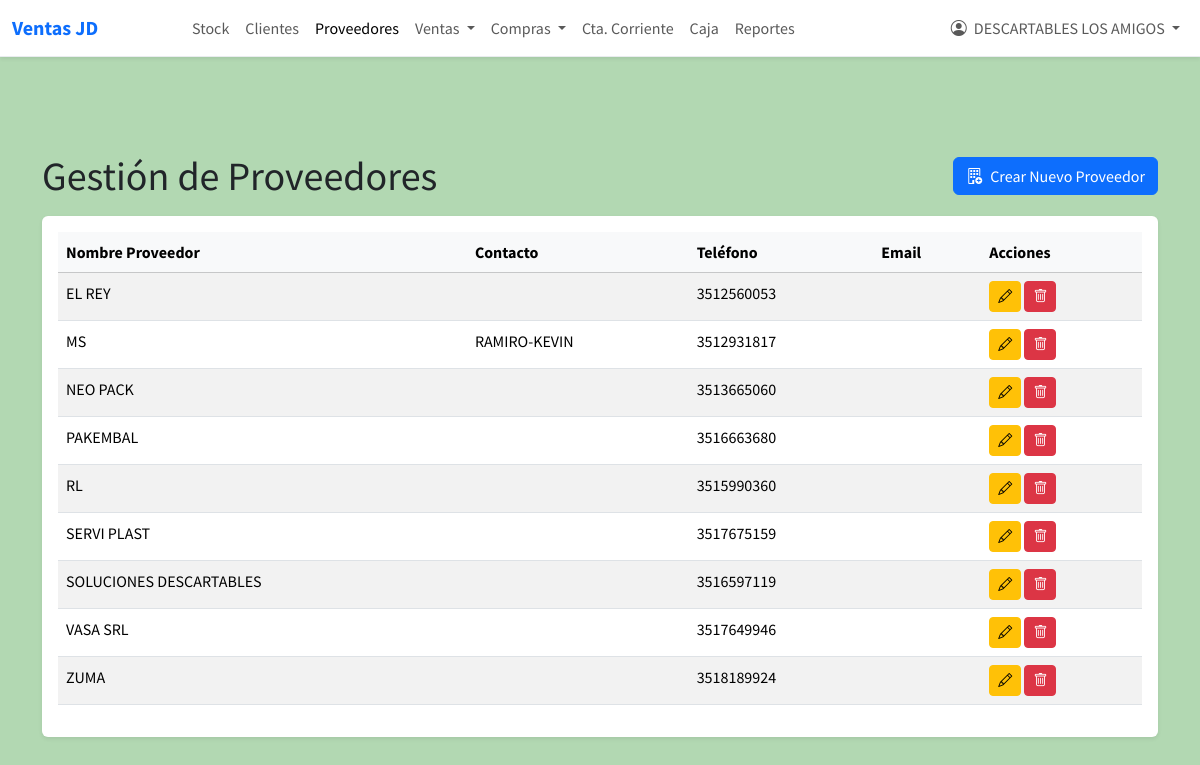
The page /proveedores.php (signed in) on the database its author committed.
### tables this page shows
CREATE TABLE `proveedores` (
  `id` int NOT NULL,
  `nombre_proveedor` varchar(150) NOT NULL,
  `contacto` varchar(100) DEFAULT NULL,
  `telefono` varchar(50) DEFAULT NULL,
  `email` varchar(100) DEFAULT NULL
);

### proveedores.php (the view, shortened to what this page needs)
<?php
require 'header.php';
?>
<div class="container mt-5 pt-5">
    <div class="d-flex justify-content-between align-items-center mb-3">
        <h1 class="mb-0">Gestión de Proveedores</h1>
        <button id="btnCrearProveedor" class="btn btn-primary">
            <i class="bi bi-building-add me-2"></i>Crear Nuevo Proveedor
        </button>
    </div>
    <div class="card shadow-sm border-0">
        <div class="card-body">
            <div class="table-responsive">
                <table id="tablaProveedores" class="table table-striped table-hover" style="width:100%">
                    <thead class="table-light">
                        <tr>
                            <th>Nombre Proveedor</th>
                            <th>Contacto</th>
                            <th>Teléfono</th>
                            <th>Email</th>
                            <th>Acciones</th>
                        </tr>
                    </thead>
                    <tbody>
                        <?php
                        $stmt = $pdo->query("SELECT * FROM proveedores ORDER BY nombre_proveedor");
                        while ($row = $stmt->fetch()) {
                            echo "<tr>";
                            echo "<td>" . htmlspecialchars($row['nombre_proveedor']) . "</td>";
                            echo "<td>" . htmlspecialchars($row['contacto']) . "</td>";
                            echo "<td>" . htmlspecialchars($row['telefono']) . "</td>";
                            echo "<td>" . htmlspecialchars($row['email']) . "</td>";
                            echo "<td>
                                    <button class='btn btn-warning btn-sm btnEditar' data-id='" . $row['id'] . "' title='Editar'>
                                        <i class='bi bi-pencil'></i>
                                    </button>
                                    <button class='btn btn-danger btn-sm btnEliminar' data-id='" . $row['id'] . "' title='Eliminar'>
                                        <i class='bi bi-trash'></i>
                                    </button>
                                </td>";
                            echo "</tr>";
                        }
                        ?>
                    </tbody>
                </table>
            </div>
        </div>
    </div>
</div>
<?php require 'footer.php'; ?>

### header.php (style rules this page uses)
body { font-family: 'Source Sans Pro', sans-serif; background-color: rgba(0, 128, 0, 0.3); min-height: 100vh; }
.card { border: none; }

### rows shown on the page
proveedores: nombre_proveedor "EL REY", telefono "3512560053"
proveedores: nombre_proveedor "MS", contacto "RAMIRO-KEVIN", telefono "3512931817"
proveedores: nombre_proveedor "NEO PACK", telefono "3513665060"
proveedores: nombre_proveedor "PAKEMBAL", telefono "3516663680"
proveedores: nombre_proveedor "RL", telefono "3515990360"
proveedores: nombre_proveedor "SERVI PLAST", telefono "3517675159"
proveedores: nombre_proveedor "SOLUCIONES DESCARTABLES", telefono "3516597119"
proveedores: nombre_proveedor "VASA SRL", telefono "3517649946"
proveedores: nombre_proveedor "ZUMA", telefono "3518189924"

### other values the page prints
$_SESSION['nombre_usuario'] "DESCARTABLES LOS AMIGOS"
